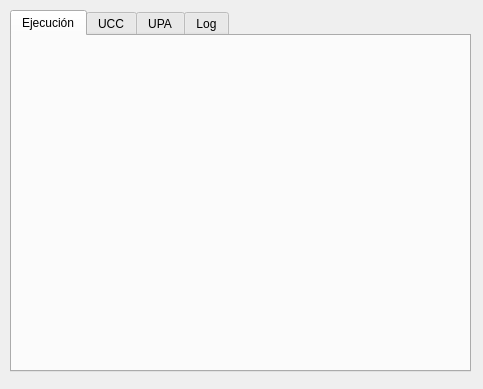
<?xml version="1.0" encoding="UTF-8"?>
<!--
  Emulador Motorola 68HC11
  Copyright (C) 2026 Julio Cruz
  SPDX-License-Identifier: GPL-3.0-only
-->
<ui version="4.0">
 <class>CentralWidget</class>
 <widget class="QWidget" name="CentralWidget">
  <property name="geometry">
   <rect>
    <x>0</x>
    <y>0</y>
    <width>483</width>
    <height>389</height>
   </rect>
  </property>
  <property name="windowTitle">
   <string>Form</string>
  </property>
  <widget class="QWidget" name="verticalLayoutWidget">
   <property name="geometry">
    <rect>
     <x>10</x>
     <y>10</y>
     <width>461</width>
     <height>362</height>
    </rect>
   </property>
   <layout class="QVBoxLayout" name="verticalLayout">
    <item>
     <widget class="QTabWidget" name="tabWidget">
      <property name="minimumSize">
       <size>
        <width>0</width>
        <height>360</height>
       </size>
      </property>
      <property name="currentIndex">
       <number>0</number>
      </property>
      <widget class="QWidget" name="executionTab">
       <property name="minimumSize">
        <size>
         <width>0</width>
         <height>360</height>
        </size>
       </property>
       <attribute name="title">
        <string>Ejecución</string>
       </attribute>
       <widget class="QWidget" name="verticalLayoutWidget_2">
        <property name="geometry">
         <rect>
          <x>10</x>
          <y>10</y>
          <width>431</width>
          <height>301</height>
         </rect>
        </property>
        <layout class="QVBoxLayout" name="verticalLayout_2"/>
       </widget>
      </widget>
      <widget class="QWidget" name="uccTab">
       <attribute name="title">
        <string>UCC</string>
       </attribute>
      </widget>
      <widget class="QWidget" name="upaTab">
       <attribute name="title">
        <string>UPA</string>
       </attribute>
       <widget class="QWidget" name="verticalLayoutWidget_3">
        <property name="geometry">
         <rect>
          <x>10</x>
          <y>10</y>
          <width>431</width>
          <height>301</height>
         </rect>
        </property>
        <layout class="QVBoxLayout" name="verticalLayout_3"/>
       </widget>
      </widget>
      <widget class="QWidget" name="logTab">
       <attribute name="title">
        <string>Log</string>
       </attribute>
       <widget class="QWidget" name="verticalLayoutWidget_4">
        <property name="geometry">
         <rect>
          <x>10</x>
          <y>10</y>
          <width>431</width>
          <height>311</height>
         </rect>
        </property>
        <layout class="QVBoxLayout" name="verticalLayout_4"/>
       </widget>
      </widget>
     </widget>
    </item>
   </layout>
  </widget>
 </widget>
 <resources/>
 <connections/>
</ui>
